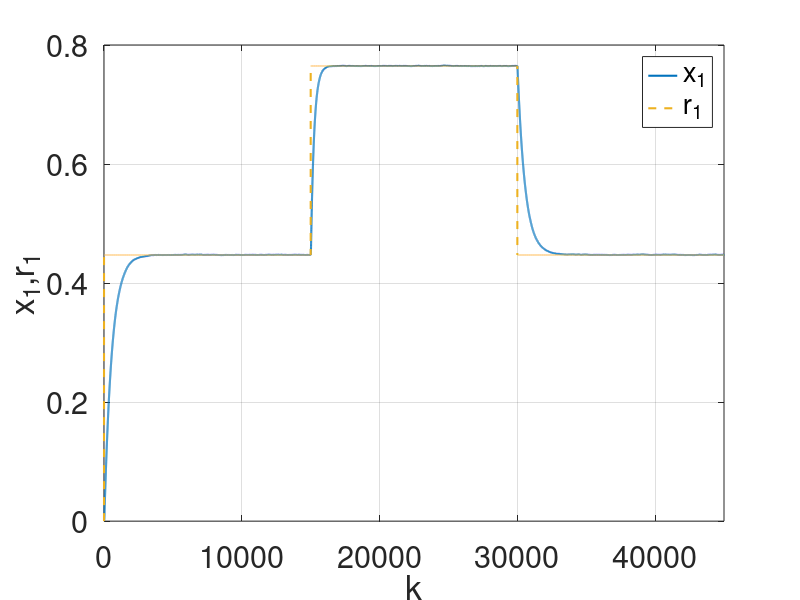
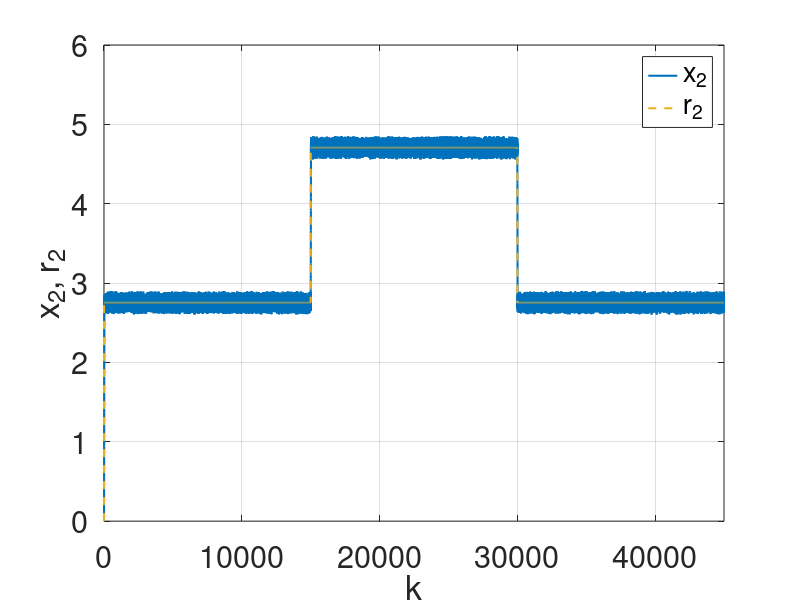

Here is the MATLAB script that generated these plots, in order: (Note: this script raises an error after producing the figures.)
x(1)=0.;
t(1)=0;
y(1)=0.;
n=45000;
tmax=45;
dt=tmax/n;
Q=10;
R=0.01;
m(1)=1;
alpha=1;
betta=100;
lambda=0.3;
gamma=20;
B=1;
Da=0.072;
r1(1)=0.;
r2(1)=0.;
e1(1)=x(1)-r1(1);
e2(1)=y(1)-r2(1);
u(1)=0;
% ==========================
diary("matlab_output.log")
x(1)=0; y(1)=0; t(1)=0; e1(1)=0; e2(1)=0; m(1)=1;
epsilon=0;
tic
for i=1:n-1,

m(i+1)=m(i)+1;

sigma = 2;
epsilon_prev = epsilon;
epsilon = sigma * randn();
while abs(epsilon) >= 0.5
    epsilon = sigma * randn();
end
deltaEpsilon = epsilon - epsilon_prev;

g1(i)=0;
g2(i)=lambda;

f1(i)=x(i)+dt*(-alpha*x(i)+Da*(1-x(i))*exp(y(i)/(1+y(i)/gamma)));
f2(i)=y(i)+dt*(-alpha*y(i)+B*Da*(1-x(i))*exp(y(i)/(1+y(i)/gamma)));


t(i+1)=t(i)+dt;

   if 0<=t(i+1) & t(i+1)<=15
    r1(i+1)=0.4472;
    elseif 15<t(i+1) & t(i+1)<30
    r1(i+1)=0.7646;
    elseif 30<=t(i+1) & t(i+1)<tmax
    r1(i+1)=0.4472;
    end

   if 0<=t(i+1) & t(i+1)<=15
    r2(i+1)=2.752;
    elseif 15<t(i+1) & t(i+1)<30
    r2(i+1)=4.7052;
    elseif 30<=t(i+1) & t(i+1)<tmax
    r2(i+1)=2.752;
   end

if (y(i)-r2(i))>0
S(i)=1;
elseif (y(i)-r2(i))<0
S(i)=-1;
else
S(i)=0;
end
S_noisy(i)=S(i)+epsilon;

u1(i)=0;
u2(i)=-1/g2(i)*(-betta*S_noisy(i)+r2(i+1)-r2(i)-f2(i));

x(i+1)=f1(i);
y(i+1)=y(i)+dt*(-betta*S_noisy(i)+r2(i+1)-r2(i)) ;

%x(i+1)=r1(i+1);
%y(i+1)=r2(i+1);

e1(i+1)=x(i+1)-r1(i+1);
e2(i+1)=y(i+1)-r2(i+1);

end;
toc
diary off;
figure(1)
plot(1:n,x,'-','Color',[0,0.447,0.741],'LineWidth',1.5)
hold on
plot(1:n,r1,'--','Color',[0.929,0.694,0.125],'LineWidth',1.5)
hold off
axis([0 n 0 0.8])
legend('x_1','r_1')
grid
ylabel('x_1,r_1')
xlabel('k')
set(gca,'FontSize',22)

figure(2)
plot(1:n,y,'-','Color',[0,0.447,0.741],'LineWidth',1.5)
hold on
plot(1:n,r2,'--','Color',[0.929,0.694,0.125],'LineWidth',1.5)
hold off
axis([0 n 0 6])
ylabel('x_2, r_2')
legend('x_2','r_2')
xlabel('k')
grid
set(gca,'FontSize',22)

exportgraphics(figure(1), '/Users/Apple/work/tracking-control-network/research-vault/Research Journal/Paper/figures/images/matlab_fig2a_attacked_tracking_x1_r1.png', 'Resolution', 300);
exportgraphics(figure(2), '/Users/Apple/work/tracking-control-network/research-vault/Research Journal/Paper/figures/images/matlab_fig2a_attacked_tracking_x2_r2.png', 'Resolution', 300);
writematrix([t', x', y', r1', r2', e1', e2'], 'cstr_state_tracking_attacked_reference.csv');
clear all;
